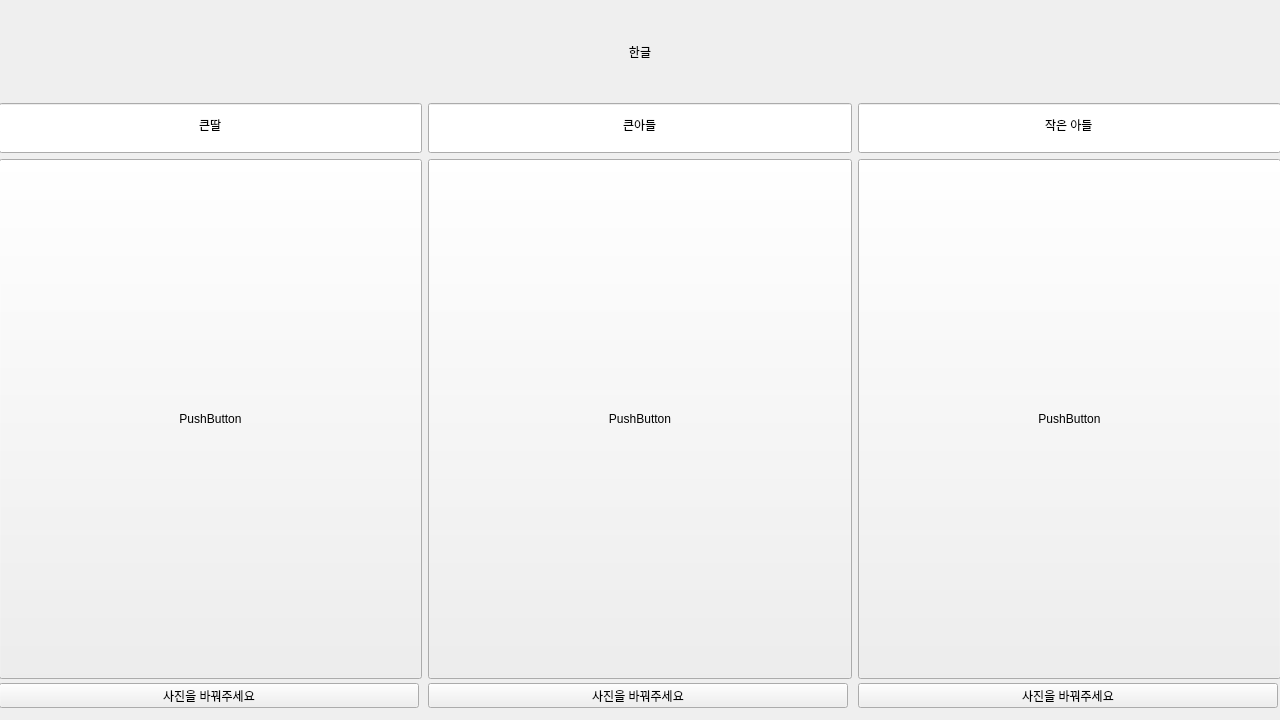
<?xml version="1.0" encoding="UTF-8"?>
<ui version="4.0">
 <class>Form</class>
 <widget class="QWidget" name="Form">
  <property name="geometry">
   <rect>
    <x>0</x>
    <y>0</y>
    <width>1280</width>
    <height>720</height>
   </rect>
  </property>
  <property name="minimumSize">
   <size>
    <width>1280</width>
    <height>720</height>
   </size>
  </property>
  <property name="windowTitle">
   <string>Form</string>
  </property>
  <widget class="QWidget" name="">
   <property name="geometry">
    <rect>
     <x>-1</x>
     <y>7</y>
     <width>1282</width>
     <height>701</height>
    </rect>
   </property>
   <layout class="QGridLayout" name="gridLayout">
    <item row="0" column="0" colspan="3">
     <widget class="QLabel" name="label">
      <property name="minimumSize">
       <size>
        <width>1280</width>
        <height>90</height>
       </size>
      </property>
      <property name="text">
       <string>한글</string>
      </property>
      <property name="alignment">
       <set>Qt::AlignCenter</set>
      </property>
     </widget>
    </item>
    <item row="1" column="0">
     <widget class="QLineEdit" name="lineEdit">
      <property name="minimumSize">
       <size>
        <width>420</width>
        <height>50</height>
       </size>
      </property>
      <property name="text">
       <string>큰딸</string>
      </property>
      <property name="alignment">
       <set>Qt::AlignCenter</set>
      </property>
     </widget>
    </item>
    <item row="1" column="1">
     <widget class="QLineEdit" name="lineEdit_3">
      <property name="minimumSize">
       <size>
        <width>420</width>
        <height>50</height>
       </size>
      </property>
      <property name="text">
       <string>큰아들</string>
      </property>
      <property name="alignment">
       <set>Qt::AlignCenter</set>
      </property>
     </widget>
    </item>
    <item row="1" column="2">
     <widget class="QLineEdit" name="lineEdit_2">
      <property name="minimumSize">
       <size>
        <width>420</width>
        <height>50</height>
       </size>
      </property>
      <property name="text">
       <string>작은 아들</string>
      </property>
      <property name="alignment">
       <set>Qt::AlignCenter</set>
      </property>
     </widget>
    </item>
    <item row="2" column="0">
     <widget class="QPushButton" name="pushButton">
      <property name="minimumSize">
       <size>
        <width>420</width>
        <height>520</height>
       </size>
      </property>
      <property name="text">
       <string>PushButton</string>
      </property>
     </widget>
    </item>
    <item row="2" column="1">
     <widget class="QPushButton" name="pushButton_3">
      <property name="minimumSize">
       <size>
        <width>420</width>
        <height>520</height>
       </size>
      </property>
      <property name="text">
       <string>PushButton</string>
      </property>
     </widget>
    </item>
    <item row="2" column="2">
     <widget class="QPushButton" name="pushButton_2">
      <property name="minimumSize">
       <size>
        <width>420</width>
        <height>520</height>
       </size>
      </property>
      <property name="text">
       <string>PushButton</string>
      </property>
     </widget>
    </item>
    <item row="3" column="0">
     <widget class="QToolButton" name="pic_ch1">
      <property name="minimumSize">
       <size>
        <width>420</width>
        <height>0</height>
       </size>
      </property>
      <property name="text">
       <string>사진을 바꿔주세요</string>
      </property>
     </widget>
    </item>
    <item row="3" column="1">
     <widget class="QToolButton" name="pic_ch2">
      <property name="minimumSize">
       <size>
        <width>420</width>
        <height>0</height>
       </size>
      </property>
      <property name="text">
       <string>사진을 바꿔주세요</string>
      </property>
     </widget>
    </item>
    <item row="3" column="2">
     <widget class="QToolButton" name="pic_ch3">
      <property name="minimumSize">
       <size>
        <width>420</width>
        <height>0</height>
       </size>
      </property>
      <property name="text">
       <string>사진을 바꿔주세요</string>
      </property>
     </widget>
    </item>
   </layout>
  </widget>
 </widget>
 <resources/>
 <connections/>
</ui>
